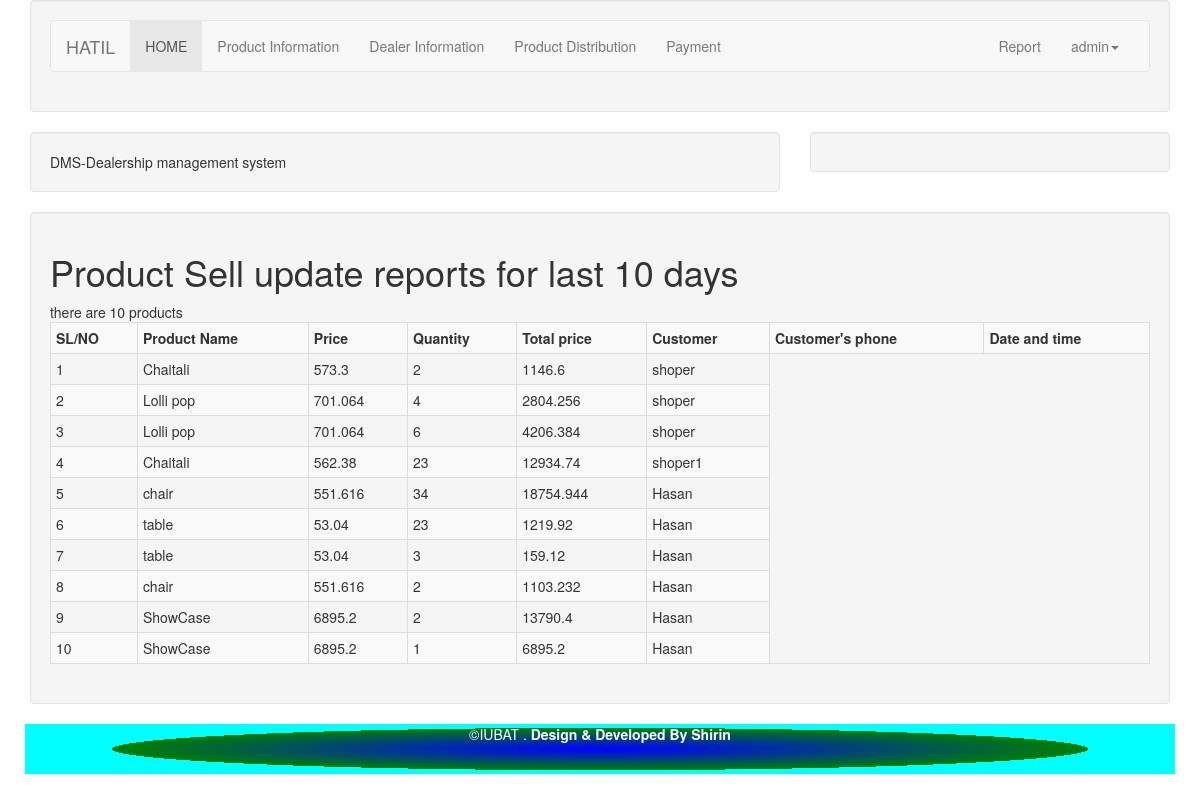
/admin/dashboard.php (signed in), run on the app's committed database.
### tables this page shows
CREATE TABLE `p_sell` (
  `id` int(11) NOT NULL,
  `p_id` varchar(200) NOT NULL,
  `p_prize` varchar(200) NOT NULL,
  `p_quantity` varchar(200) NOT NULL,
  `totall_prize` varchar(200) NOT NULL,
  `users` varchar(200) NOT NULL,
  `sel_date_time` date NOT NULL,
  `activation` int(10) NOT NULL DEFAULT '0',
  `dealer` varchar(200) NOT NULL
);

### admin/dashboard.php (the view, shortened to what this page needs)
			 <?php  include('files/header.php'); ?>
			<?php
       $db =  new Db();
    $obj = $db->getConnection();
			?>
			<?php  include('files/menu.php'); ?>
			<div class="container">
				<div class="row">
					<div class="col-md-8">
						<div class="well">
							<marquee behavior="" direction="left">DMS-Dealership management system</marquee>
						</div>
					</div>
					<div class="col-md-4">
						<div class="well">
						</div>
					</div>
				</div>
			</div>
<div class="container">
  <div class="row">
    <div class="col-md-12">
      <div class="well">
        <h1>Product Sell update reports for last 10 days</h1>
        <table class="table table-striped table-bordered table-hover table-condensed">
          <tr>
            <th>SL/NO</th>
            <th>Product Name</th>
          <th>Price</th>
          <th>Quantity</th>
          <th>Total price</th>
          <th>Customer</th>
          <th>Customer's phone</th>
          <th>Date and time</th>
          </tr>
          <?php
          $i = 0;
          $sql = "SELECT * FROM `p_sell` limit 0,10";
          $query = $obj->prepare($sql);
          $query->execute();
          while($row=$query->fetch())
          {
            $i++;
?>
<tr>
  <td> <?php echo $i;?> </td>
  <td><?php echo $row['p_id'];?></td>
  <td><?php echo $row['p_prize'];?></td>
  <td><?php echo $row['p_quantity'];?></td>
  <td><?php echo $row['totall_prize'];?></td>
  <td><?php echo $row['users'];?></td>
</tr>
<?php
          }
          ?>
        </table>
      </div>
    </div>
  </div>
</div>
			 <?php  include('files/footer.php'); ?>

### data on the page
p_sell: p "Chaitali", p_prize "573.3", p_quantity "2", totall_prize "1146.6", users "shoper"
p_sell: p "Lolli pop", p_prize "701.064", p_quantity "4", totall_prize "2804.256", users "shoper"
p_sell: p "Lolli pop", p_prize "701.064", p_quantity "6", totall_prize "4206.384", users "shoper"
p_sell: p "Chaitali", p_prize "562.38", p_quantity "23", totall_prize "12934.74", users "shoper1"
p_sell: p "chair", p_prize "551.616", p_quantity "34", totall_prize "18754.944", users "Hasan"
p_sell: p "table", p_prize "53.04", p_quantity "23", totall_prize "1219.92", users "Hasan"
p_sell: p "table", p_prize "53.04", p_quantity "3", totall_prize "159.12", users "Hasan"
p_sell: p "chair", p_prize "551.616", p_quantity "2", totall_prize "1103.232", users "Hasan"
p_sell: p "ShowCase", p_prize "6895.2", p_quantity "2", totall_prize "13790.4", users "Hasan"
p_sell: p "ShowCase", p_prize "6895.2", p_quantity "1", totall_prize "6895.2", users "Hasan"

### other printed values
$_SESSION['username'] "admin"
